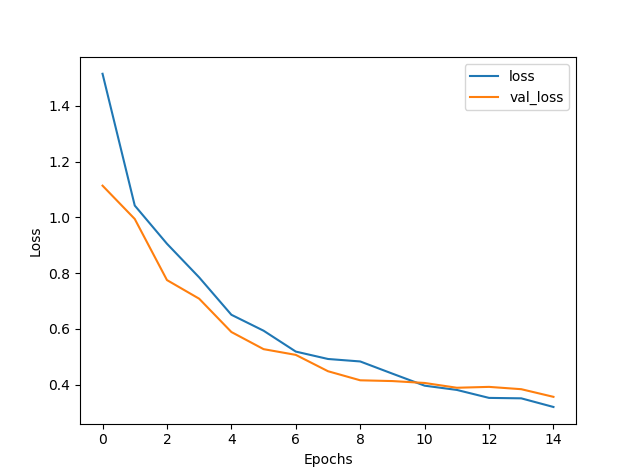

The script that drew this image:
# -*- coding: utf-8 -*-
"""
Created on Wed Jan 29 11:58:26 2020

@author: Lenovo
"""

# -*- coding: utf-8 -*-
"""
Spyder Editor

This is a temporary script file.
"""
#IMPORT LIBRARIES
from keras_layer_normalization import LayerNormalization
import numpy as np
from keras.models import Sequential
from keras.layers import LSTM,Dense,Dropout
from keras.utils import np_utils
import matplotlib.pyplot as plt
from keras.utils import plot_model
import datetime
#IMPORT DATASET
x_train = np.genfromtxt(r'C:\\Users\\Lenovo\\Desktop\\x_train.txt',delimiter="")
y_train = np.genfromtxt(r'C:\\Users\\Lenovo\\Desktop\\y_train.txt',delimiter="")
x_test = np.genfromtxt(r'C:\\Users\\Lenovo\\Desktop\\x_test.txt',delimiter="")
y_test = np.genfromtxt(r'C:\\Users\\Lenovo\\Desktop\\y_test.txt',delimiter="")
#CHANGE LABELS SET TO ONE HOTVECTOR AND CHANGE TYPES OF TRAINING SET                   
y_train = np_utils.to_categorical(y_train)
y_test = np_utils.to_categorical(y_test)
x_train = x_train.astype('float32')
x_test = x_test.astype('float32')
#RESHAPE ALL VECTORS TO ONE COLUMN
x_train = np.reshape(x_train, (x_train.shape[0],x_train.shape[1],1))
x_test = np.reshape(x_test,(x_test.shape[0],x_test.shape[1],1))

#CREATE OUR MODEL IN KERAS
LSTM_MODEL_SIMCHI = Sequential()
LSTM_MODEL_SIMCHI.add(LSTM(32, return_sequences=True,input_shape=(x_train.shape[1],1)))
LSTM_MODEL_SIMCHI.add(LayerNormalization())
LSTM_MODEL_SIMCHI.add(LSTM(32, return_sequences=True,activation='tanh'))
LSTM_MODEL_SIMCHI.add(Dropout(0.2))
LSTM_MODEL_SIMCHI.add(LSTM(32))
LSTM_MODEL_SIMCHI.add(Dense(7, activation='softmax'))
#CHANGE NAMES 
LSTM_MODEL_SIMCHI.layers[0].name = 'INPUT '
LSTM_MODEL_SIMCHI.layers[1].name = 'HIDDEN 1 '
LSTM_MODEL_SIMCHI.layers[2].name= 'HIDDEN 2 '
LSTM_MODEL_SIMCHI.layers[3].name= 'HIDDEN 3 '
LSTM_MODEL_SIMCHI.layers[4].name= 'HIDDEN 4 '
LSTM_MODEL_SIMCHI.layers[5].name= 'OUTPUT '
#DRAW AND SAVE OUR MODEL
plot_model(LSTM_MODEL_SIMCHI,to_file='HOSSEIN_SIMCHI_LSTM_PROJECT1.pdf',show_shapes=True)
#COMPILE OUR MODEL
LSTM_MODEL_SIMCHI.compile(loss='categorical_crossentropy', optimizer='adam', metrics=['accuracy'])
#PRINT SUMMARY OF OUR MODEL
print(LSTM_MODEL_SIMCHI.summary())
#FITTING ON OUR MODEL AND SHOW ELAPSED TIME
start = datetime.datetime.now()
network_history = LSTM_MODEL_SIMCHI.fit(x_train,y_train, epochs=15, batch_size=100,validation_split=0.2)
end = datetime.datetime.now()
elapsed = end - start
print('Total training time : ',str(elapsed))
#EVALUATE OUR MODEL
test_loss,test_acc=LSTM_MODEL_SIMCHI.evaluate(x_test,y_test)
print(test_loss)
print(test_acc)
#PLOT OUR MODEL ON DIAGRAM
history = network_history.history
losses_LSTM_SIMCHI = history['loss']
accuracies_LSTM_SIMCHI = history['acc']
plt.xlabel('Epochs')
plt.ylabel('Loss')
plt.plot(losses_LSTM_SIMCHI)
val_losses = history['val_loss']
plt.plot(val_losses)
plt.legend(['loss','val_loss'])
plt.figure()
plt.xlabel('Epochs')
plt.ylabel('accuracy')
plt.plot(accuracies_LSTM_SIMCHI)
val_accuracies = history['val_acc']
plt.plot(val_accuracies)
plt.legend(['acc','val_acc'])
